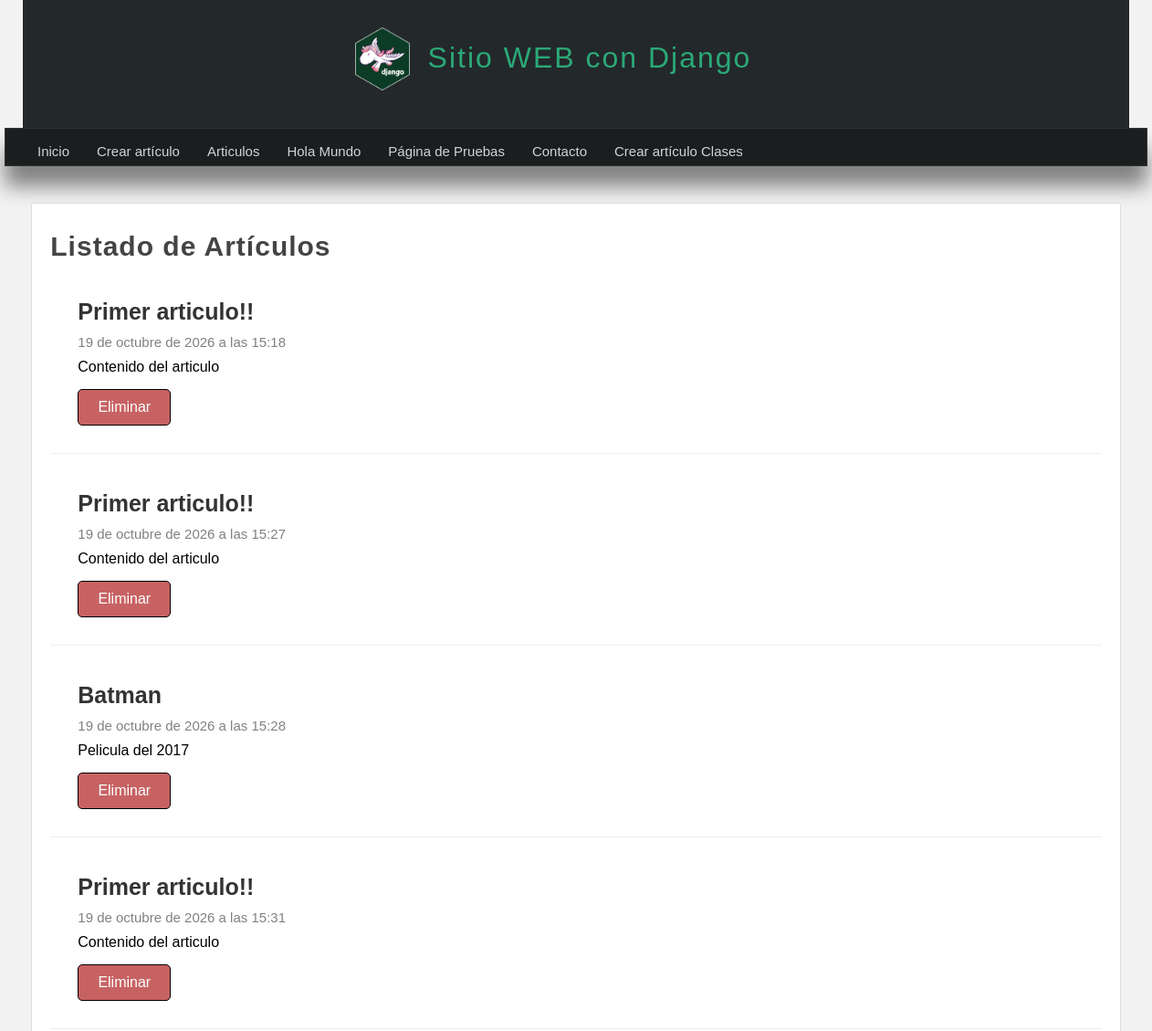
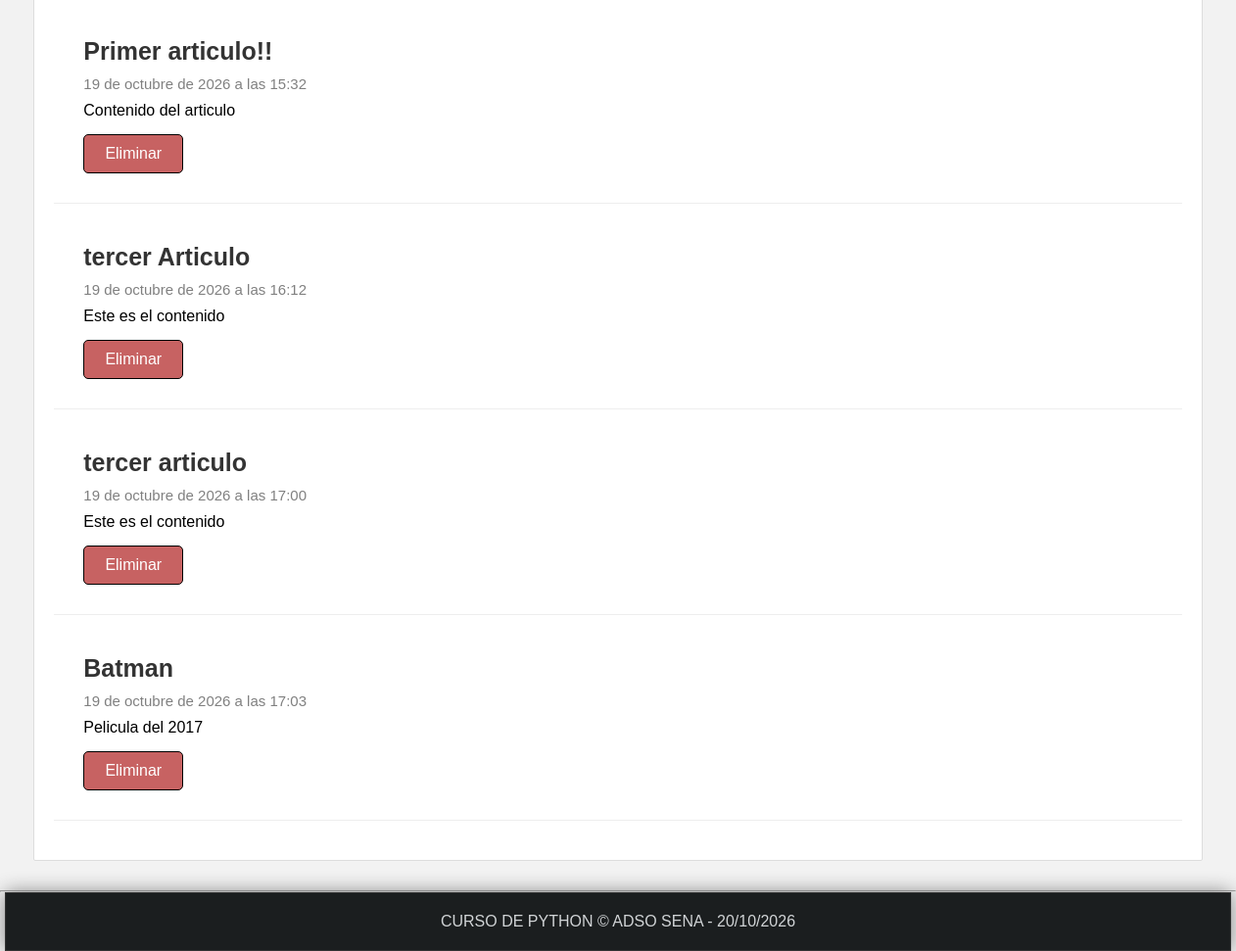
The app's page /articulos/, older data (2 pictures, top to bottom).
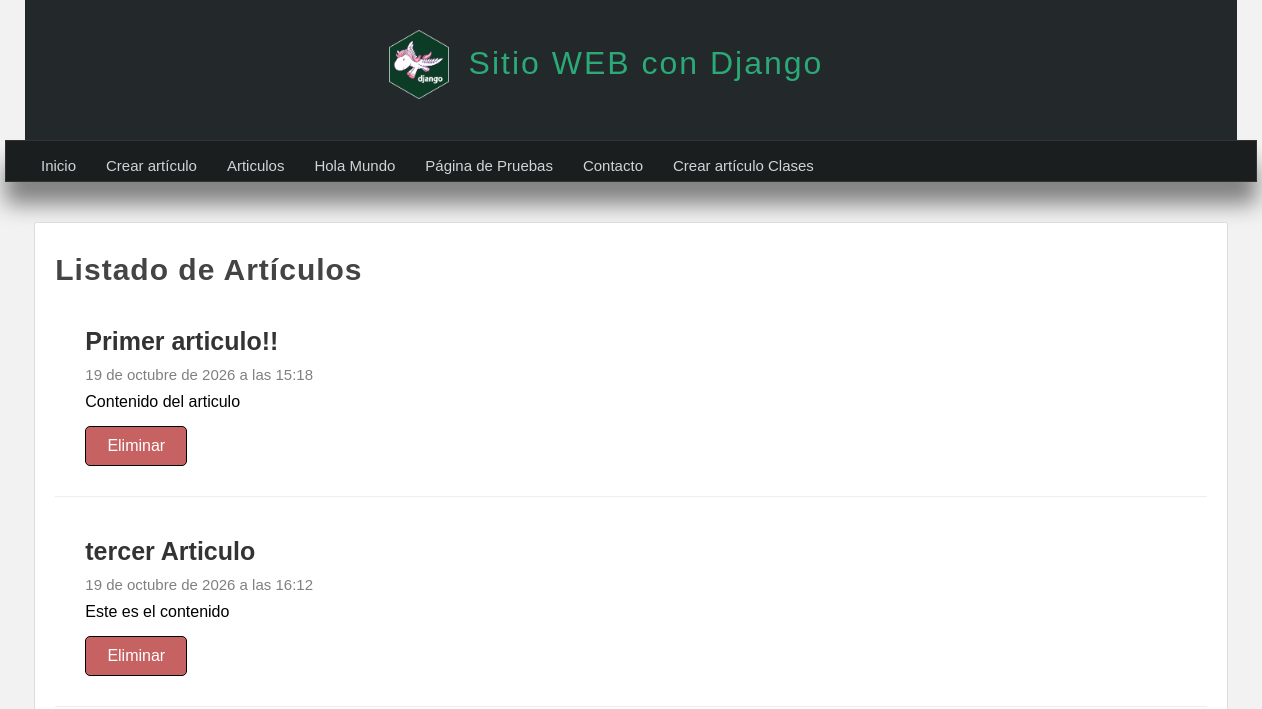
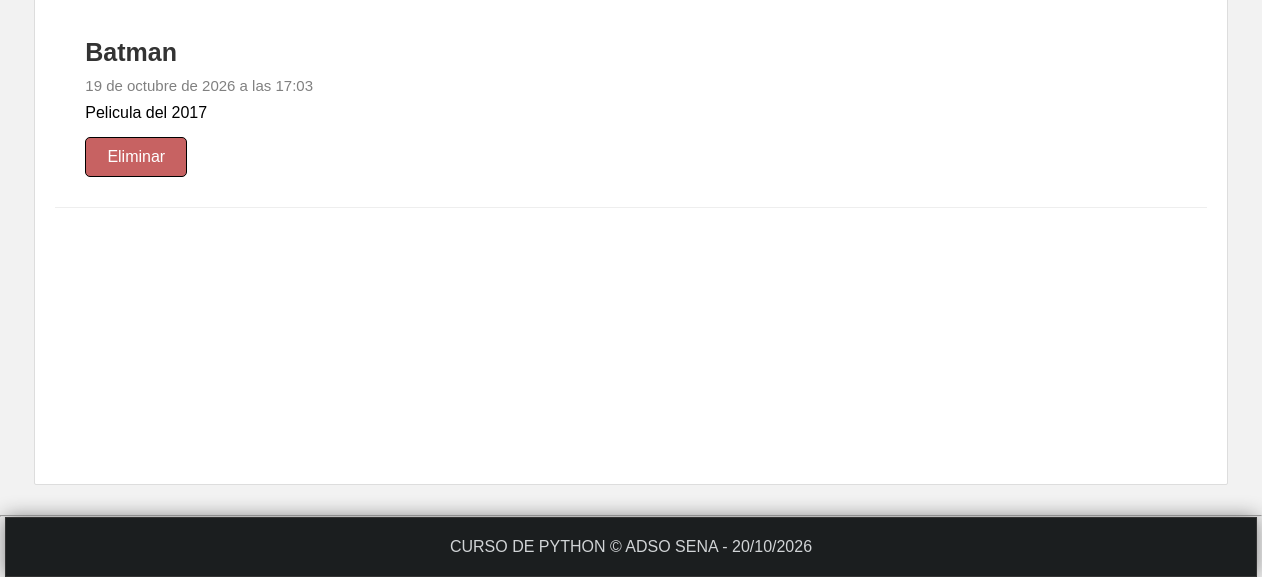
The same page, newer data (2 pictures, top to bottom).
### miapp/models.py (models this page shows, shortened)
class Article(models.Model):
    title = models.CharField(max_length=150, verbose_name="Título")
    content = models.TextField(verbose_name="Contenido")
    image = models.ImageField(default='null', verbose_name="Imagen")
    public = models.BooleanField(verbose_name="¿Publicado?")
    created_at = models.DateTimeField(auto_now_add=True, verbose_name="Creado")
    updated_at = models.DateTimeField(auto_now=True, verbose_name="Modificado")
    class Meta:
        verbose_name = "Artículo"
        verbose_name_plural = "Artículos"

### miapp/views.py (the view)
# urls.py: path('articulos/', views.articulos, name="articulos"),
def articulos(request):
    articulos = Article.objects.filter(public=True).order_by('id')
    return render(request, 'articulos.html', {
        'articulos': articulos
    })

### miapp/templates/articulos.html (shortened to what this page needs)
{% extends 'layout.html' %}
{% block content %}
<h1 class="title">Listado de Artículos</h1>
{% for articulo in articulos %}
<article class="article-item">
    <div class="data">
        <h2>{{ articulo.title }}</h2>
        <span class="date">{{ articulo.created_at }}</span>
        <p>{{ articulo.content }}</p>
        <a href="{% url 'borrar' id=articulo.id %}" class="btn btn-delete">Eliminar</a>
    </div>
</article>
{% endfor %}
{% endblock %}

### miapp/templates/layout.html (shortened to what this page needs)
{% load static %}
<!doctype html>
<html lang="es">
<head>
    <link rel="stylesheet" type="text/css" href="{% static 'css/styles.css' %}"/>
</head>
<body>
    <header>
        <div id="logotipo">
            <img src="{% static 'images/django_logo.png' %}" />
            <h1> Sitio WEB con Django </h1>
        </div>
    </header>
    <nav>
        <ul>
            <li>
                <a href="{% url 'inicio' %}">Inicio</a>
            </li>
            <li>
                <a href="{% url 'create' %}">Crear artículo</a>
            </li>
            <li>
                <a href="{% url 'articulos' %}">Articulos</a>
            </li>
            <li>
                <a href="{% url 'hola_mundo' %}">Hola Mundo</a>
            </li>
            <li>
                <a href="{% url 'pagina' %}">Página de Pruebas</a>
            </li>
            <li>
                <a href="{% url 'contacto' %}">Contacto</a>
            </li>
            <li>
                <a href="{% url 'create_full' %}">Crear artículo Clases</a>
            </li>
        </ul>
    </nav>
    <div id="content">
        <div class="box">
            {% block content %}{% endblock %}
        </div>
    </div>
    <hr>
    <footer>
        CURSO DE PYTHON &COPY; ADSO SENA - {% now "d/m/Y"%}
    </footer>
</body>
</html>

### miapp/static/css/styles.css (style rules this page uses)
* { margin: 0px; padding: 0px; font-family: Arial, Helvetica, sans-ser; text-decoration: none; }
p, h2, h3, ul { margin-top: 5px; margin-bottom: 5px; }
ul, ol { margin-left: 20px; margin-bottom: 10px; }
body { background-color: #f2f2f2; }
header { width: 1212px; height: 140px; background-color: #23282b; margin: 0px auto; }
#logotipo { width: 40%; height: 130px; margin: 0px auto; padding-top: 10px; }
#logotipo img { display: block; width: 60px; float: left; margin-top: 20px; }
#logotipo h1 { display: block; float: left; margin-top: 35px; margin-left: 20px; letter-spacing: 2px; font-weight: lighter; color: #2ba977; }
nav { width: 1250px; height: 40px; background-color: #1b1e1f; border: 1px solid #333333; margin: 0 auto; box-shadow: 0px 22px 22px gray; font-size: 15px; }
nav ul { list-style: none; text-decoration: 40px; }
nav ul li { line-height: 40px; float: left; }
nav ul li a { display: block; padding-left: 15px; padding-right: 15px; color: #d1d4d6; }
#content { width: 1212px; min-height: 930px; margin: 0 auto; margin-bottom: 30px; margin-top: 40px; }
.box { background: white; min-height: 930px; width: 95%; padding: 20px; border: 1px solid #ddd; border-radius: 2px; margin: 0 auto; }
.title { color: #444; letter-spacing: 1px; font-size: 30px; margin-bottom: 10px; margin-top: 5px; }
footer { width: 1250px; background-color: #1b1e1f; border: 1px solid #333333; color: #d1d4d6; text-align: center; padding-top: 20px; margin: 0 auto; padding-bottom: 20px; box-shadow: 0px 0px 20px gray; }
.article-item { margin-bottom: 20px; margin-top: 20px; padding: 15px; border-bottom: 1px solid #eee; clear: both; }
.article-item .data { float: left; padding: 15px; padding-top: 0px; width: calc(100% - 230px); }
.article-item h2 { display: block; margin-bottom: 10px; margin-top: 5px; font-size: 25px; color: #333333; }
.article-item span.date { display: block; font-size: 15px; color: gray; margin-bottom: 10px; }
.btn { padding: 10px; background: rgb(199, 98, 98); color: white; border: 1px solid black; display: block; margin-top: 15px; width: 80px; text-align: center; text-decoration: none; border-radius: 5px; }

Row changes from the older to the newer data that the page shows:
removed Article: title "Primer articulo!!", created_at "19 de octubre de 2026 a las 15:27", content "Contenido del articulo"
removed Article: title "Batman", created_at "19 de octubre de 2026 a las 15:28", content "Pelicula del 2017"
removed Article: title "Primer articulo!!", created_at "19 de octubre de 2026 a las 15:31", content "Contenido del articulo"
removed Article: title "Primer articulo!!", created_at "19 de octubre de 2026 a las 15:32", content "Contenido del articulo"
removed Article: title "tercer articulo", created_at "19 de octubre de 2026 a las 17:00", content "Este es el contenido"
